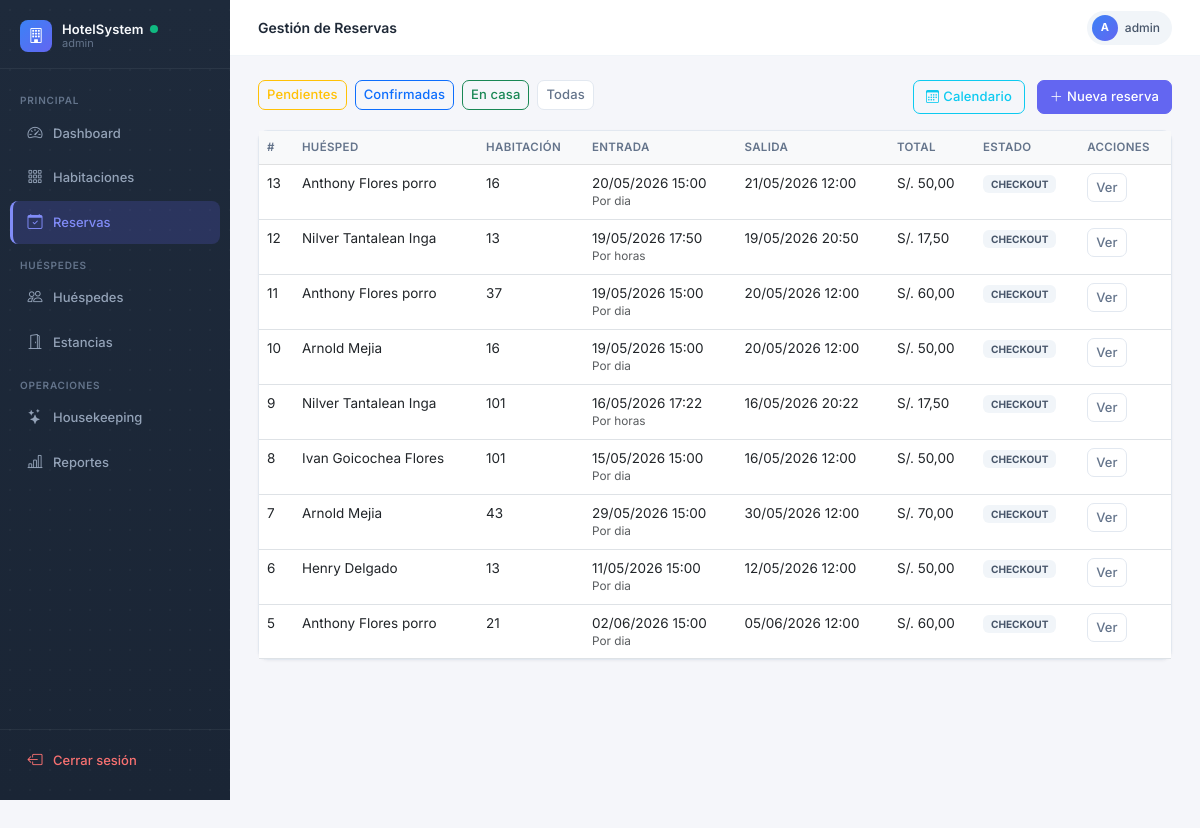
/reservas/ (signed in), run on the app's committed database.
### reservas/models.py (models this page shows, shortened)
class Reserva(models.Model):
    POR_DIA = 'DIA'
    POR_HORA = 'HORA'
    MODALIDAD_CHOICES = [
        (POR_DIA, 'Por dia'),
        (POR_HORA, 'Por horas'),
    ]
    PENDIENTE = 'PENDIENTE'
    CONFIRMADA = 'CONFIRMADA'
    CHECKIN = 'CHECKIN'
    CHECKOUT = 'CHECKOUT'
    CANCELADA = 'CANCELADA'
    ESTADO_CHOICES = [
        (PENDIENTE, 'Pendiente'),
        (CONFIRMADA, 'Confirmada'),
        (CHECKIN, 'Check-In realizado'),
        (CHECKOUT, 'Check-Out realizado'),
        (CANCELADA, 'Cancelada'),
    ]
    DIRECTO = 'DIRECTO'
    WEB = 'WEB'
    AGENCIA = 'AGENCIA'
    ORIGEN_CHOICES = [
        (DIRECTO, 'Directo'),
        (WEB, 'Web'),
        (AGENCIA, 'Agencia'),
    ]
    hotel = models.ForeignKey(Hotel, on_delete=models.CASCADE, related_name='reservas')
    huesped = models.ForeignKey(Huesped, on_delete=models.CASCADE, related_name='reservas')
    habitacion = models.ForeignKey(Habitacion, on_delete=models.SET_NULL, null=True, blank=True, related_name='reservas')
    fecha_entrada = models.DateField()
    fecha_salida = models.DateField()
    fecha_hora_entrada = models.DateTimeField(null=True, blank=True)
    fecha_hora_salida = models.DateTimeField(null=True, blank=True)
    modalidad = models.CharField(max_length=10, choices=MODALIDAD_CHOICES, default=POR_DIA)
    duracion_horas = models.DecimalField(max_digits=5, decimal_places=2, default=0)
    tolerancia_minutos = models.PositiveIntegerField(default=10)
    cargo_extra_desde_minutos = models.PositiveIntegerField(default=30)
    num_adultos = models.IntegerField(default=1, validators=[MinValueValidator(1)])
    estado = models.CharField(max_length=20, choices=ESTADO_CHOICES, default=PENDIENTE)
    precio_total = models.DecimalField(max_digits=10, decimal_places=2, default=0)
    origen = models.CharField(max_length=10, choices=ORIGEN_CHOICES, default=DIRECTO)
    created_at = models.DateTimeField(auto_now_add=True)
    class Meta:
        verbose_name = 'Reserva'
        verbose_name_plural = 'Reservas'

### huespedes/models.py (models this page shows, shortened)
class Huesped(models.Model):
    DNI = 'DNI'
    PASAPORTE = 'PASAPORTE'
    CE = 'CE'
    TIPO_DOC_CHOICES = [
        (DNI, 'DNI'),
        (PASAPORTE, 'Pasaporte'),
        (CE, 'Carné de Extranjería'),
    ]
    tipo_doc = models.CharField(max_length=10, choices=TIPO_DOC_CHOICES, default=DNI)
    num_doc = models.CharField(max_length=20, unique=True)
    nombres = models.CharField(max_length=100)
    apellidos = models.CharField(max_length=100)
    email = models.EmailField(blank=True, null=True)
    telefono = models.CharField(max_length=20, blank=True, null=True)
    nacionalidad = models.CharField(max_length=50, default='Peruana')
    created_at = models.DateTimeField(auto_now_add=True)
    class Meta:
        verbose_name = 'Huésped'
        verbose_name_plural = 'Huéspedes'

### hotel/models.py (models this page shows, shortened)
class Habitacion(models.Model):
    DISPONIBLE = 'DISPONIBLE'
    OCUPADA = 'OCUPADA'
    LIMPIEZA = 'LIMPIEZA'
    MANTENIMIENTO = 'MANTENIMIENTO'
    ESTADO_CHOICES = [
        (DISPONIBLE, 'Disponible'),
        (OCUPADA, 'Ocupada'),
        (LIMPIEZA, 'En Limpieza'),
        (MANTENIMIENTO, 'En Mantenimiento'),
    ]
    hotel = models.ForeignKey(Hotel, on_delete=models.CASCADE, related_name='habitaciones')
    tipo = models.ForeignKey(TipoHabitacion, on_delete=models.CASCADE, related_name='habitaciones')
    numero = models.CharField(max_length=10)
    piso = models.IntegerField()
    estado = models.CharField(max_length=20, choices=ESTADO_CHOICES, default=DISPONIBLE)
    imagen_url = models.URLField(blank=True, null=True)
    imagenes_urls = models.JSONField(default=list, blank=True)
    class Meta:
        verbose_name = 'Habitación'
        verbose_name_plural = 'Habitaciones'
        unique_together = ['hotel', 'numero']

### views_frontend.py (the view)
# urls.py: path('reservas/', reservas_lista, name='reservas_lista'),
@login_required
def reservas_lista(request):
    estado = request.GET.get('estado')
    reservas = Reserva.objects.select_related('huesped', 'habitacion').all().order_by('-created_at')
    if estado:
        reservas = reservas.filter(estado=estado)
    return render(request, 'reservas/lista.html', {'reservas': reservas})

### templates/reservas/lista.html (shortened to what this page needs)
{% extends 'base.html' %}
{% block page_title %}Gestión de Reservas{% endblock %}
{% block content %}
<div class="d-flex justify-content-between mb-3">
  <div>
    <a href="?estado=PENDIENTE" class="btn btn-sm btn-outline-warning me-1">Pendientes</a>
    <a href="?estado=CONFIRMADA" class="btn btn-sm btn-outline-primary me-1">Confirmadas</a>
    <a href="?estado=CHECKIN" class="btn btn-sm btn-outline-success me-1">En casa</a>
    <a href="?" class="btn btn-sm btn-outline-secondary">Todas</a>
  </div>
  <div>
    <a href="/reservas/calendario/" class="btn btn-outline-info me-2"><i class="bi bi-calendar3 me-1"></i>Calendario</a>
    <a href="/reservas/nueva/" class="btn btn-primary"><i class="bi bi-plus-lg me-1"></i>Nueva reserva</a>
  </div>
</div>
<div class="card">
  <div class="table-responsive">
    <table class="table table-hover mb-0">
      <thead class="table-light">
        <tr>
          <th>#</th><th>Huésped</th><th>Habitación</th>
          <th>Entrada</th><th>Salida</th><th>Total</th><th>Estado</th><th>Acciones</th>
        </tr>
      </thead>
      <tbody>
        {% for r in reservas %}
        <tr>
          <td>{{ r.id }}</td>
          <td>{{ r.huesped.nombres }} {{ r.huesped.apellidos }}</td>
          <td>{{ r.habitacion.numero|default:"—" }}</td>
          <td>
            {{ r.fecha_hora_entrada|date:"d/m/Y H:i" }}
            <div class="small text-muted">{{ r.get_modalidad_display }}</div>
          </td>
          <td>{{ r.fecha_hora_salida|date:"d/m/Y H:i" }}</td>
          <td>S/. {{ r.precio_total }}</td>
          <td><span class="badge badge-{{ r.estado|lower }} px-2 py-1">{{ r.estado }}</span></td>
          <td>
            <a href="/reservas/{{ r.id }}/" class="btn btn-sm btn-outline-secondary">Ver</a>
          </td>
        </tr>
        {% empty %}
        <tr><td colspan="8" class="text-center text-muted py-4">No hay reservas.</td></tr>
        {% endfor %}
      </tbody>
    </table>
  </div>
</div>
{% endblock %}

### templates/base.html (shortened to what this page needs)
<!DOCTYPE html>
<html lang="es">
<head>
  <link href="https://cdn.jsdelivr.net/npm/bootstrap@5.3.0/dist/css/bootstrap.min.css" rel="stylesheet">
  <link href="https://cdn.jsdelivr.net/npm/bootstrap-icons@1.11.0/font/bootstrap-icons.css" rel="stylesheet">
</head>
<body>
{% if user.is_authenticated %}
<aside class="sidebar">
  <div class="sidebar-brand">
    <div class="sidebar-brand-icon"><i class="bi bi-building"></i></div>
    <div class="sidebar-brand-text">
      <div class="sidebar-brand-name">HotelSystem <span style="width:8px;height:8px;background:#10b981;border-radius:50%;animation: pulse 2s infinite; display: inline-block;"></span></div>
      <div class="sidebar-brand-user">{{ user.username }}</div>
    </div>
  </div>
  <nav class="sidebar-nav">
    <div class="sidebar-section">Principal</div>
    <a href="/dashboard/" class="nav-link {% if request.path == '/dashboard/' %}active{% endif %}">
      <i class="bi bi-speedometer2"></i>Dashboard
    </a>
    <a href="/habitaciones/" class="nav-link {% if '/habitaciones/' in request.path %}active{% endif %}">
      <i class="bi bi-grid-3x3-gap"></i>Habitaciones
    </a>
    <a href="/reservas/" class="nav-link {% if '/reservas/' in request.path %}active{% endif %}">
      <i class="bi bi-calendar-check"></i>Reservas
    </a>
    <div class="sidebar-section">Huéspedes</div>
    <a href="/huespedes/" class="nav-link {% if '/huespedes/' in request.path %}active{% endif %}">
      <i class="bi bi-people"></i>Huéspedes
    </a>
    <a href="/estancias/" class="nav-link {% if '/estancias/' in request.path %}active{% endif %}">
      <i class="bi bi-door-open"></i>Estancias
    </a>
    <div class="sidebar-section">Operaciones</div>
    <a href="/housekeeping/" class="nav-link {% if '/housekeeping/' in request.path %}active{% endif %}">
      <i class="bi bi-stars"></i>Housekeeping
    </a>
    <a href="/reportes/" class="nav-link {% if '/reportes/' in request.path %}active{% endif %}">
      <i class="bi bi-bar-chart-line"></i>Reportes
    </a>
  </nav>
  <div class="sidebar-footer">
    <a href="/logout/" class="nav-link logout">
      <i class="bi bi-box-arrow-left"></i>Cerrar sesión
    </a>
  </div>
</aside>
<header class="navbar-top">
  <span class="navbar-top-title">{% block page_title %}{% endblock %}</span>
  <div class="user-chip">
    <div class="user-chip-avatar">{{ user.username|slice:":1"|upper }}</div>
    {{ user.username }}
  </div>
</header>
<main class="main-content">
  {% block content %}{% endblock %}
</main>
{% else %}
{% block auth_content %}{% endblock %}
{% endif %}
</body>
</html>

### templates/base.html (style rules this page uses)
*, *::before, *::after { box-sizing: border-box; transition: background-color 0.15s ease, border-color 0.15s ease, box-shadow 0.15s ease, transform 0.15s ease; }
body { font-family: 'Inter', system-ui, sans-serif; background: #f5f6fa; color: #374151; font-size: 14px; -webkit-font-smoothing: antialiased; }
h1, h2, h3, h4, h5, h6, .navbar-top-title, .form-section-title { color: #1f2937; }
.sidebar { width: 230px; min-height: 100vh; background: linear-gradient(180deg, #1e2a3b 0%, #1a2535 100%); background-image: radial-gradient(circle, rgba(255,255,255,0.03) 1px, transparent 1px), linear-gradient(180deg, #1e2a3b 0%, #1a2535 100%); background-size: 20px 20px, 100% 100%; position: fixed; top: 0; left: 0; z-index: 100; display: flex; flex-direction: column; padding: 0; }
.sidebar-brand { display: flex; align-items: center; gap: 10px; padding: 20px 20px 16px; border-bottom: 1px solid rgba(255,255,255,.06); }
.sidebar-brand-icon { width: 32px; height: 32px; border-radius: 8px; background: linear-gradient(135deg, #3b82f6, #6366f1); display: flex; align-items: center; justify-content: center; color: #fff; font-size: 15px; flex-shrink: 0; }
.sidebar-brand-text { line-height: 1.2; }
.sidebar-brand-name { color: #f8fafc; font-size: 13px; font-weight: 600; letter-spacing: .01em; display: flex; align-items: center; gap: 6px; }
.sidebar-brand-user { color: #64748b; font-size: 11px; }
.sidebar-nav { padding: 12px 10px; flex: 1; }
.sidebar-section { color: #64748b; font-size: 10px; font-weight: 600; letter-spacing: .08em; text-transform: uppercase; padding: 12px 10px 4px; }
.nav-link { display: flex; align-items: center; gap: 9px; color: #94a3b8; font-size: 13px; font-weight: 500; padding: 10px 16px; border-radius: 8px; margin-bottom: 2px; transition: background .15s, color .15s, transform .15s, padding .15s, border .15s; text-decoration: none; border-left: 0px solid transparent; }
.nav-link i { font-size: 15px; flex-shrink: 0; width: 18px; text-align: center; }
.nav-link.active { background: rgba(99,102,241,.2); color: #818cf8; border-left: 3px solid #818cf8; padding-left: 13px; }
.nav-link.active i { color: #818cf8; }
.sidebar-footer { padding: 10px 10px 16px; border-top: 1px solid rgba(255,255,255,.06); }
.nav-link.logout { color: #f87171; }
.navbar-top { margin-left: 230px; position: sticky; top: 0; z-index: 99; background: #fff; border-bottom: 1px solid #f1f5f9; padding: 0 28px; height: 56px; display: flex; align-items: center; justify-content: space-between; }
.navbar-top-title { font-size: 14px; font-weight: 600; color: #1f2937; }
.user-chip { display: flex; align-items: center; gap: 7px; background: #f1f5f9; border-radius: 20px; padding: 4px 12px 4px 5px; font-size: 12px; font-weight: 500; color: #475569; }
.user-chip-avatar { width: 26px; height: 26px; border-radius: 50%; background: linear-gradient(135deg, #3b82f6, #6366f1); color: #fff; font-size: 11px; font-weight: 700; display: flex; align-items: center; justify-content: center; }
.main-content { margin-left: 230px; padding: 24px 28px; min-height: 100vh; }
.card { border: 1px solid #e2e8f0; border-radius: 10px; box-shadow: 0 1px 3px rgba(15,23,42,.05); background: #fff; }
.btn { font-family: inherit; font-weight: 500; border-radius: 7px; transition: all .15s; font-size: 13px; letter-spacing: .01em; }
.btn-primary { background: #6366f1; border-color: #6366f1; position: relative; overflow: hidden; }
.btn-outline-secondary { border-color: #e2e8f0; color: #64748b; background: #fff; }
.badge-checkout { background: #f1f5f9; color: #475569; }
.table { font-size: 13.5px; }
.table th { font-weight: 600; font-size: 11.5px; letter-spacing: .03em; text-transform: uppercase; color: #64748b; }
.table-hover > tbody > tr { transition: background-color 0.1s ease; cursor: pointer; }

### data on the page
Reserva: id "13", huesped.nombres "Anthony", huesped.apellidos "Flores porro", habitacion.numero "16", fecha_hora_entrada "20/05/2026 15:00", modalidad "Por dia", fecha_hora_salida "21/05/2026 12:00", precio_total "50,00", estado "CHECKOUT"
Reserva: id "12", huesped.nombres "Nilver", huesped.apellidos "Tantalean Inga", habitacion.numero "13", fecha_hora_entrada "19/05/2026 17:50", modalidad "Por horas", fecha_hora_salida "19/05/2026 20:50", precio_total "17,50", estado "CHECKOUT"
Reserva: id "11", huesped.nombres "Anthony", huesped.apellidos "Flores porro", habitacion.numero "37", fecha_hora_entrada "19/05/2026 15:00", modalidad "Por dia", fecha_hora_salida "20/05/2026 12:00", precio_total "60,00", estado "CHECKOUT"
Reserva: id "10", huesped.nombres "Arnold", huesped.apellidos "Mejia", habitacion.numero "16", fecha_hora_entrada "19/05/2026 15:00", modalidad "Por dia", fecha_hora_salida "20/05/2026 12:00", precio_total "50,00", estado "CHECKOUT"
Reserva: id "9", huesped.nombres "Nilver", huesped.apellidos "Tantalean Inga", habitacion.numero "101", fecha_hora_entrada "16/05/2026 17:22", modalidad "Por horas", fecha_hora_salida "16/05/2026 20:22", precio_total "17,50", estado "CHECKOUT"
Reserva: id "8", huesped.nombres "Ivan", huesped.apellidos "Goicochea Flores", habitacion.numero "101", fecha_hora_entrada "15/05/2026 15:00", modalidad "Por dia", fecha_hora_salida "16/05/2026 12:00", precio_total "50,00", estado "CHECKOUT"
Reserva: id "7", huesped.nombres "Arnold", huesped.apellidos "Mejia", habitacion.numero "43", fecha_hora_entrada "29/05/2026 15:00", modalidad "Por dia", fecha_hora_salida "30/05/2026 12:00", precio_total "70,00", estado "CHECKOUT"
Reserva: id "6", huesped.nombres "Henry", huesped.apellidos "Delgado", habitacion.numero "13", fecha_hora_entrada "11/05/2026 15:00", modalidad "Por dia", fecha_hora_salida "12/05/2026 12:00", precio_total "50,00", estado "CHECKOUT"
Reserva: id "5", huesped.nombres "Anthony", huesped.apellidos "Flores porro", habitacion.numero "21", fecha_hora_entrada "02/06/2026 15:00", modalidad "Por dia", fecha_hora_salida "05/06/2026 12:00", precio_total "60,00", estado "CHECKOUT"

### other printed values
{{ user.username }} "admin"
{{ user.username|slice:":1"|upper }} "A"
